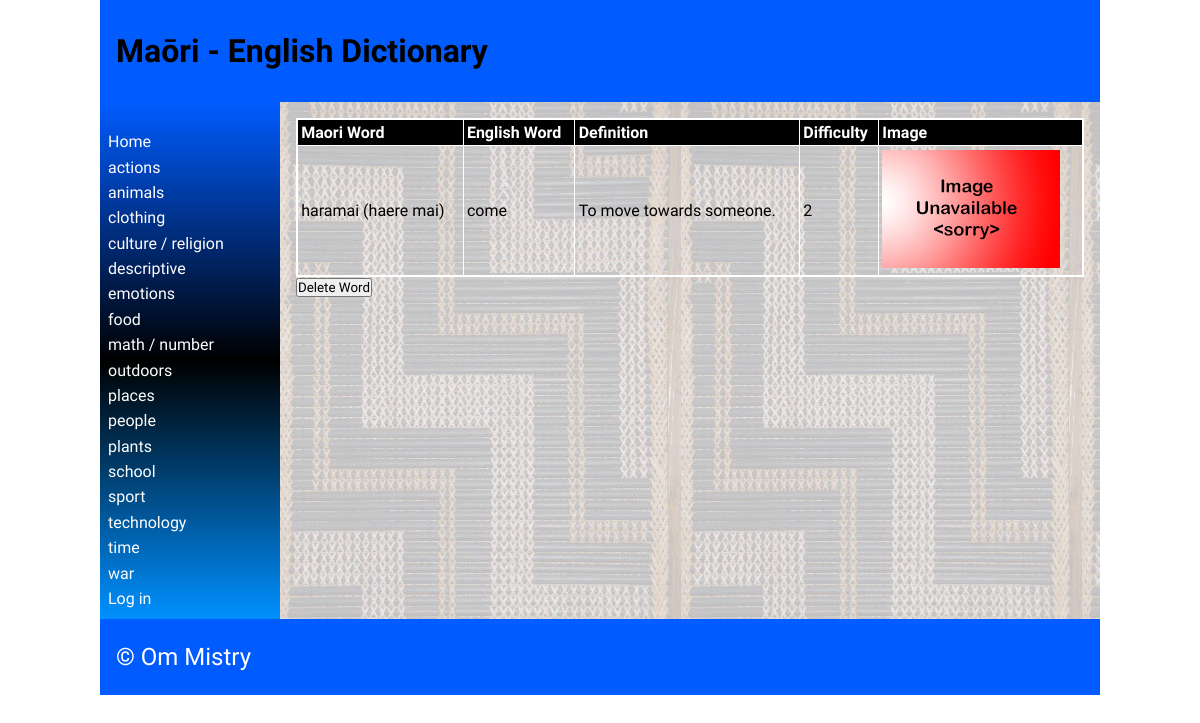
Page /detail/1 on the earlier database version.
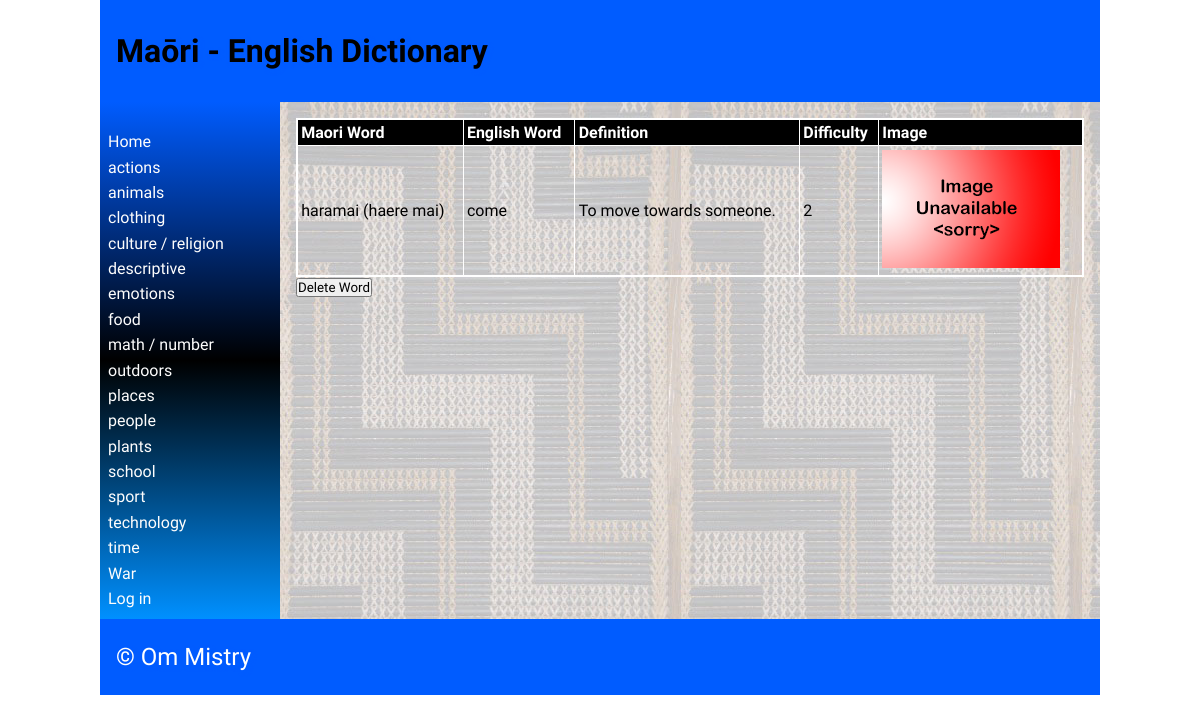
Same page on the later database version.
### tables this page shows
CREATE TABLE "category"
(
	id INTEGER
		constraint category_pk
			primary key autoincrement,
	category_name varchar(69) not null
);

CREATE TABLE "words"
(
	maori varchar(69),
	english varchar(69),
	category integer,
	definition varchar(100),
	levels integer,
	images varchar(69),
	id integer
		constraint words_pk
			primary key autoincrement
);

### app.py (the view, shortened to what this page needs)
@app.route('/detail/<word_id>', methods=["POST", "GET"])
def render_detailpage(word_id):
    con = create_connection(DB_NAME)
    query = "SELECT id, maori, english, definition, levels, images FROM words WHERE id=?"
    cur = con.cursor()
    cur.execute(query, (word_id,))
    definition = cur.fetchall()[0]
    print(word_id)
    return render_template('detail.html', definition=definition, logged_in=is_logged_in(), categories=fetch_categories(),
                           deleting=intention("delete"))

### app.py (called while the page is built)
def intention(button):
    if button in request.form:
        return True
    else:
        return False

def create_connection(db_file):
    try:
        connection = sqlite3.connect(db_file)
        return connection
    except Error as e:
        print(e)
    return None

def fetch_categories():
    con = create_connection(DB_NAME)
    query = "SELECT id, category_name FROM category"
    cur = con.cursor()
    cur.execute(query)
    categories = cur.fetchall()
    con.close()
    return categories

def is_logged_in():
    if session.get("email") is None:
        print("you are not logged in")
        return False
    else:
        print("you are logged in")
        return True

### templates/detail.html (shortened to what this page needs)
{% extends 'base.html' %}
{% block heading %}Maōri - English Dictionary{% endblock %}
{% block main %}
    <table>
        <tr>
            <th>Maori Word</th>
            <th>English Word</th>
            <th>Definition</th>
            <th>Difficulty</th>
            <th>Image</th>
        </tr>
        <tr>
            <td>{{ definition[1] }}</td>
            <td>{{ definition[2] }}</td>
            <td>{{ definition[3] }}</td>
            <td>{{ definition[4] }}</td>
            <td><img src="/static/images/{{ definition[5] }}"></td>
        </tr>
    </table>
<form method="POST">
    {% if deleting %}
        <div class="form-element">Are you sure?<input type="submit" name="delete_confirm" value="Yes">/<input type="submit" value="No"></div>
    {% else %}
    <div class="form-element">
         <input type="submit" name="delete" value="Delete Word">
    </div>
    </form>
    {% endif %}
{% endblock %}

### templates/base.html (shortened to what this page needs)
<!doctype html>
<html lang="en">
<head>
   <link href="{{ url_for('static', filename='css/style.css') }}" rel="stylesheet">
</head>
<body>
   <div id="container">
      <header>
         <h1>{% block heading %}{% endblock %}</h1>
      </header>
      <nav>
         <ul>
                <li><a href="\">Home</a></li>
                {% for category in categories %}
                <li><a href="/categories/{{ category[0] }}">{{category[1]}}</a></li>
                {% endfor %}
         <li>
             {% if logged_in %}<a href="/logout">Log out</a>{% else %}
             <a href="/login">Log in</a></li>{% endif %}
         </ul>
      </nav>
      <main>
            {% block main%}{% endblock %}
      </main>
      <footer>
         <p>
            &copy; Om Mistry
         </p>
      </footer>
   </div>
</body>
</html>

### static/css/style.css (style rules this page uses)
* { font-family: Comfortaa, sans-serif; margin: 0; padding: 0; box-sizing: border-box; }
#container { display: grid; grid-template-columns: 75px auto; grid-template-areas: 'nav header' 'main main' 'footer footer'; }
header { grid-area: header; background-color: #005cff; padding: 1rem; }
nav { grid-area: nav; }
main { grid-area: main; padding: 1rem; background-color: #005cff; }
h1, h2, h3, h4 { padding: 1rem 0; font-family: 'Suez One', serif; color: #000000; text-shadow: 2px 2px 4px #005cff; }
p { padding: 0.5rem 0; }
a { color: #ffffff; }
table { width: 100%; border: 2px solid #ffffff; border-collapse: collapse; }
th, td { border: 1px solid #ffffff; padding: 0.2rem; text-align: left; }
th { background-color: #000000; color: #ffffff; }
footer { grid-area: footer; padding: 1rem; background-color: #005cff; }
footer p { color: #ffffff; text-shadow: 2px 2px 4px #005cff; font-size: 1.5rem; }
@media only screen and (min-width: 768px) { #container { grid-template-columns: 180px auto; grid-template-areas: 'header header' 'nav main' 'footer footer'; } }
@media only screen and (min-width: 768px) { nav { background: linear-gradient(180deg, rgb(0, 92, 255) 0%, rgb(0, 0, 0) 50%, rgb(0, 144, 255) 100%); padding: 0.5rem; } }
@media only screen and (min-width: 768px) { nav ul { list-style: none; } }
@media only screen and (min-width: 768px) { nav li { padding: 0.2rem 0; } }
@media only screen and (min-width: 768px) { nav a { color: #fdfdfd; text-decoration: none; } }
@media only screen and (min-width: 768px) { main { background-image: url('static/images/poutama.jpg'); } }
@media only screen and (min-width: 1000px) { #container { width: 1000px; margin: auto; } }

Differences in the rows shown:
removed category: category_name "war"
added category: category_name "War"
